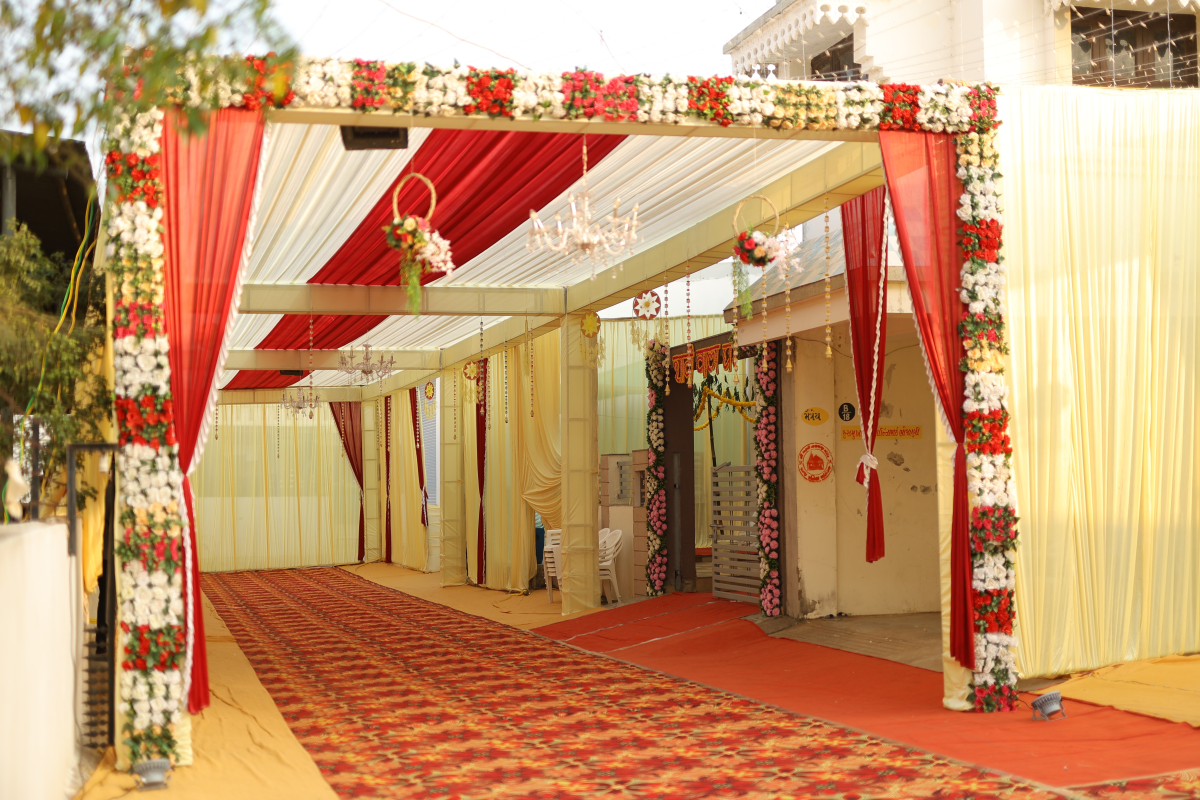
#> input picture assets/images/06 Wedding/DSC00652.JPG, 6000 x 4000 px (shown at 1/5 size); its folder holds only this picture in this run
$ python build_couple_gallery_assets.py
#> lines starting #> are read from the running program, lines starting #| are printed output that depends on the picture
import os
import json
from PIL import Image, ImageOps

BASE_DIR = os.path.dirname(os.path.dirname(os.path.abspath(__file__)))
SRC_DIR = os.path.join(BASE_DIR, "assets", "images", "06 Wedding")
OUT_DIR = os.path.join(BASE_DIR, "assets", "images", "couples", "hitanshi-vaidik")

os.makedirs(OUT_DIR, exist_ok=True)

# List all valid image files sorted
files = [
    f for f in sorted(os.listdir(SRC_DIR))
    if os.path.isfile(os.path.join(SRC_DIR, f)) and f.lower().endswith(('.jpg', '.jpeg', '.png'))
]

print(f"Total available photos: {len(files)}")

# Select cover image (DSC00658.JPG is a grand landscape ceremony frame, or DSC00650.JPG)
cover_source = os.path.join(SRC_DIR, "DSC00658.JPG")
if not os.path.exists(cover_source):
    cover_source = os.path.join(SRC_DIR, files[0])

# Process Cover
print("Processing Cover Image...")
with Image.open(cover_source) as im:
#> im is the input picture: PIL image 6000x4000 RGB; mean R, G, B 194, 146.1, 104.8
    im = ImageOps.exif_transpose(im)
    if im.mode in ("RGBA", "P"):
        im = im.convert("RGB")

    # 1920w
    w_cov = min(1920, im.width)
#> w_cov = 1920
    h_cov = int(im.height * (w_cov / im.width))
#> h_cov = 1280
    im_cov_large = im.resize((w_cov, h_cov), Image.Resampling.LANCZOS)
    im_cov_large.save(os.path.join(OUT_DIR, "cover.webp"), "WEBP", quality=86, method=6)

    # 960w
    w_cov_sm = min(960, im.width)
#> w_cov_sm = 960
    h_cov_sm = int(im.height * (w_cov_sm / im.width))
#> h_cov_sm = 640
    im_cov_small = im.resize((w_cov_sm, h_cov_sm), Image.Resampling.LANCZOS)
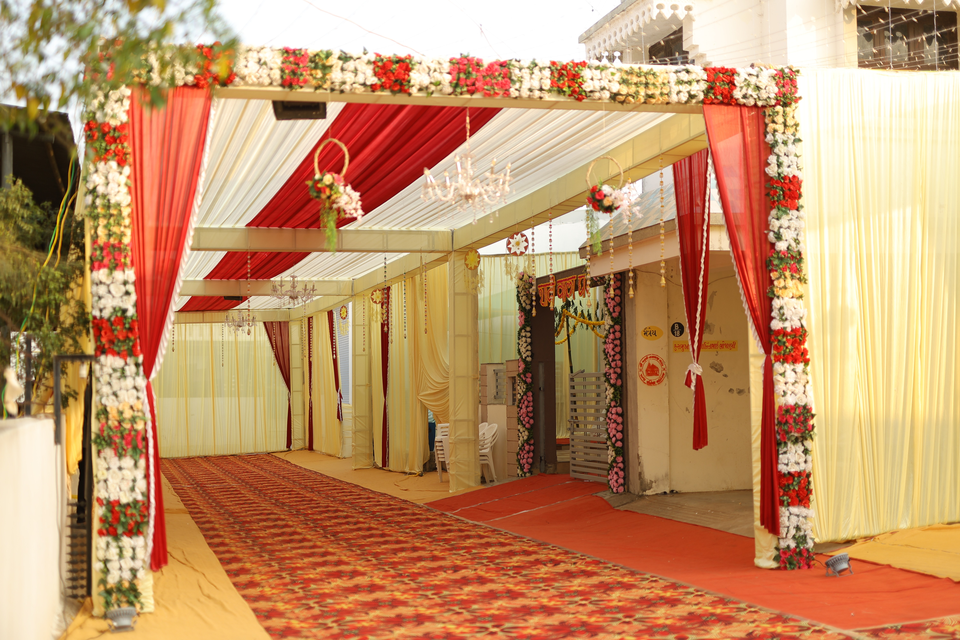
#> im_cov_small: PIL image 960x640 RGB; mean R, G, B 194, 146.1, 104.8
    im_cov_small.save(os.path.join(OUT_DIR, "cover-900.webp"), "WEBP", quality=84, method=6)
    print(f"[OK] Cover saved: {w_cov}x{h_cov} & {w_cov_sm}x{h_cov_sm}")
#| [OK] Cover saved: 1920x1280 & 960x640

# We select 64 photos to preserve full ceremony story in original sequence (Rule 46)
selected_gallery_files = files[:64]
manifest = []

print(f"Processing {len(selected_gallery_files)} gallery photos with natural aspect ratios...")

for idx, fname in enumerate(selected_gallery_files):
    num_str = f"{idx + 1:02d}"
    src_path = os.path.join(SRC_DIR, fname)

    with Image.open(src_path) as im:
        im = ImageOps.exif_transpose(im)
        if im.mode in ("RGBA", "P"):
            im = im.convert("RGB")

        orig_w, orig_h = im.size
#> orig_w = 6000; orig_h = 4000
        is_landscape = orig_w > orig_h
#> is_landscape = True

        # Display/Viewer variant (max dimension 1500)
        max_display = 1500
        if is_landscape:
            disp_w = min(max_display, orig_w)
#> disp_w = 1500
            disp_h = int(orig_h * (disp_w / orig_w))
#> disp_h = 1000
        else:
            disp_h = min(max_display, orig_h)
            disp_w = int(orig_w * (disp_h / orig_h))

        im_display = im.resize((disp_w, disp_h), Image.Resampling.LANCZOS)
        display_name = f"gallery-{num_str}.webp"
        im_display.save(os.path.join(OUT_DIR, display_name), "WEBP", quality=86, method=6)

        # Grid thumbnail variant (max dimension 720)
        max_thumb = 720
        if is_landscape:
            thumb_w = min(max_thumb, orig_w)
#> thumb_w = 720
            thumb_h = int(orig_h * (thumb_w / orig_w))
#> thumb_h = 480
        else:
            thumb_h = min(max_thumb, orig_h)
            thumb_w = int(orig_w * (thumb_h / orig_h))

        im_thumb = im.resize((thumb_w, thumb_h), Image.Resampling.LANCZOS)
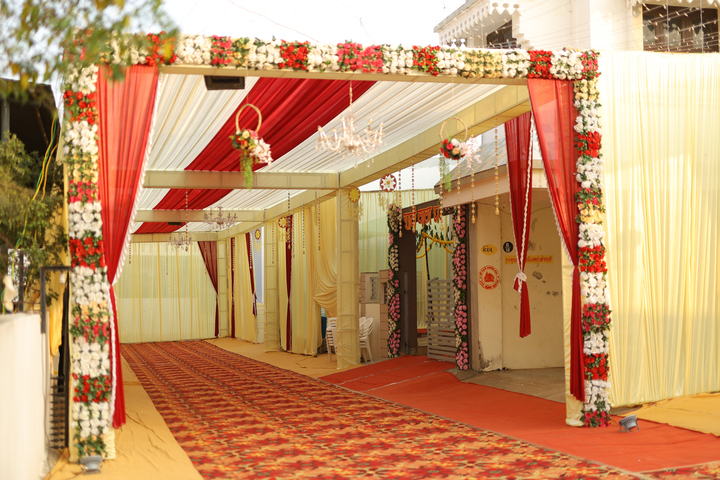
#> im_thumb: PIL image 720x480 RGB; mean R, G, B 194, 146.1, 104.8
        thumb_name = f"gallery-{num_str}-thumb.webp"
        im_thumb.save(os.path.join(OUT_DIR, thumb_name), "WEBP", quality=82, method=6)

        entry = {
            "index": idx + 1,
            "filename": display_name,
            "thumb": thumb_name,
            "origName": fname,
            "width": disp_w,
            "height": disp_h,
            "aspectRatio": f"{disp_w}/{disp_h}",
            "orientation": "landscape" if is_landscape else "portrait",
            "alt": f"Wedding ceremony photograph {num_str} of Hitanshi and Vaidik - Divine Photo Studio"
        }
        manifest.append(entry)

        if (idx + 1) % 10 == 0 or (idx + 1) == len(selected_gallery_files):
            print(f"  Processed {idx + 1}/{len(selected_gallery_files)}: {display_name} ({disp_w}x{disp_h})")
#|   Processed 1/1: gallery-01.webp (1500x1000)

manifest_path = os.path.join(OUT_DIR, "manifest.json")
with open(manifest_path, "w", encoding="utf-8") as fp:
    json.dump(manifest, fp, indent=2)

print(f"[OK] Manifest saved with {len(manifest)} items at {manifest_path}")
#| [OK] Manifest saved with 1 items at assets/images/couples/hitanshi-vaidik/manifest.json

$ run again, on assets/images/06 Wedding/DSC00666.JPG
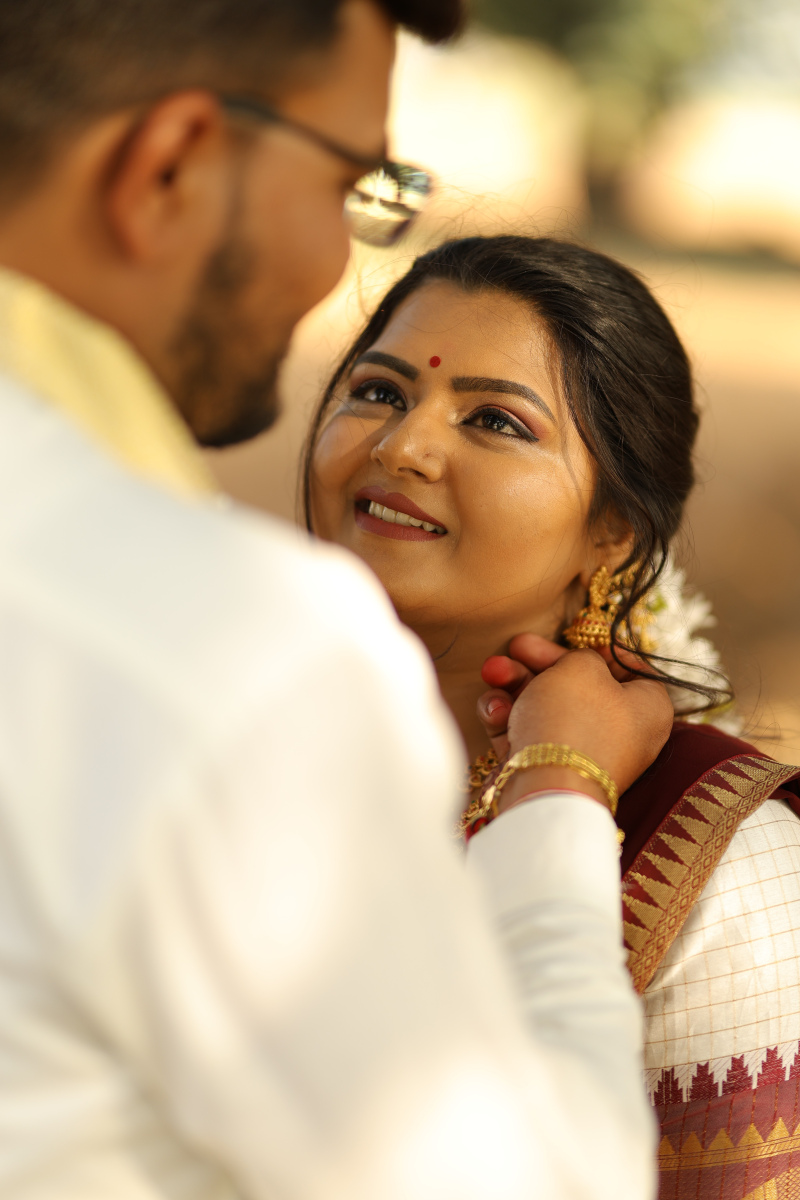
#> input picture assets/images/06 Wedding/DSC00666.JPG, 4000 x 6000 px (shown at 1/5 size)
#> im is the input picture: PIL image 4000x6000 RGB; mean R, G, B 190.9, 163.3, 129.6
#| [OK] Cover saved: 1920x2880 & 960x1440
#> `im_thumb = im.resize((thumb_w, thumb_h), Image.Resampling.LANCZOS)`:
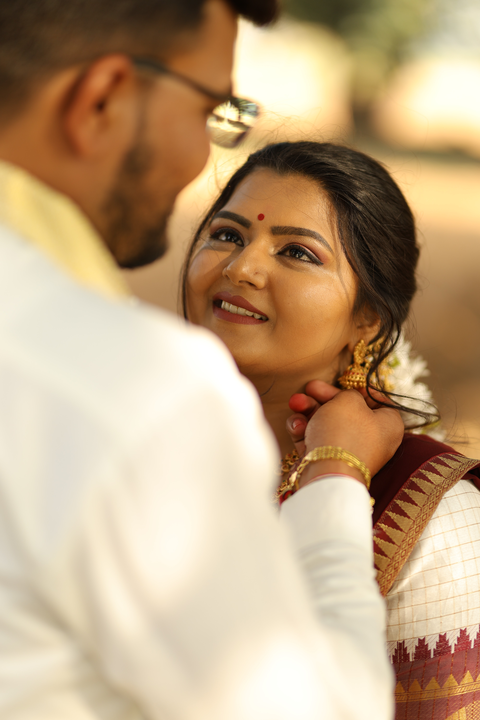
#> im_thumb: PIL image 480x720 RGB; mean R, G, B 190.9, 163.3, 129.6
#|   Processed 1/1: gallery-01.webp (1000x1500)
#| [OK] Manifest saved with 1 items at assets/images/couples/hitanshi-vaidik/manifest.json

$ run again, on assets/images/06 Wedding/DSC00668.JPG
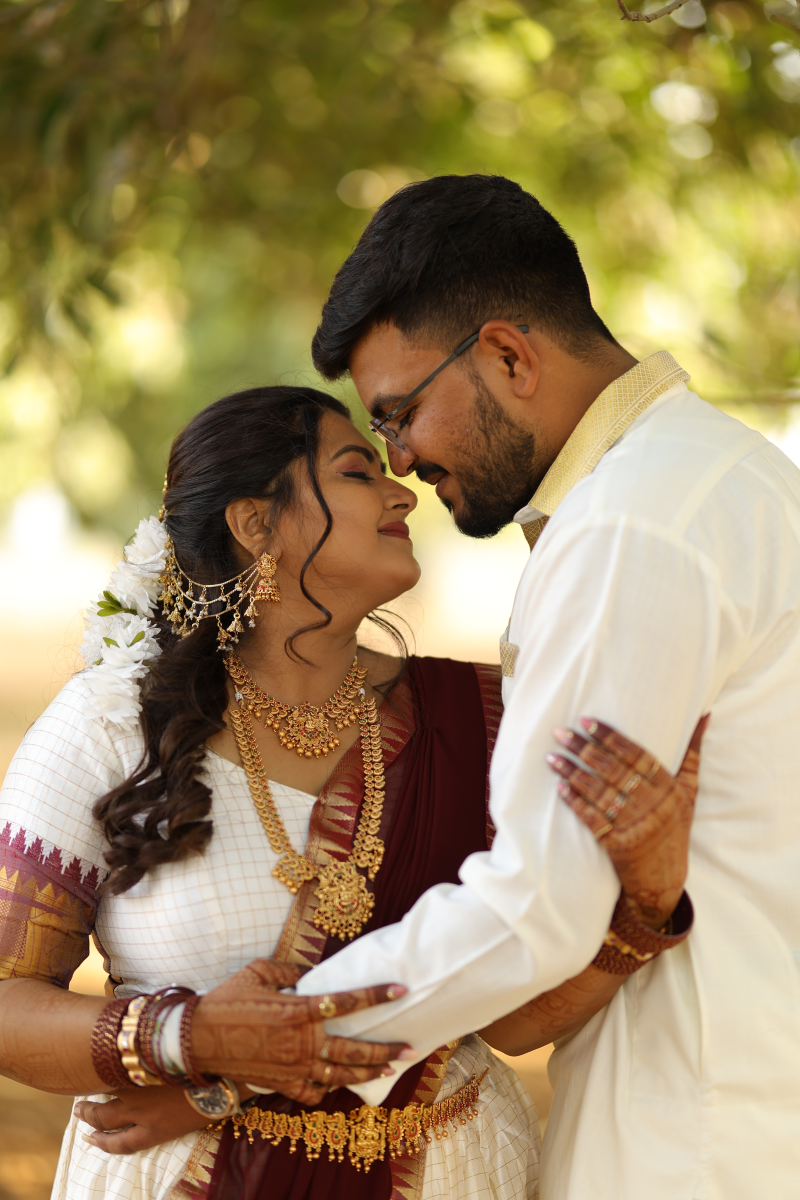
#> input picture assets/images/06 Wedding/DSC00668.JPG, 4000 x 6000 px (shown at 1/5 size)
#> im is the input picture: PIL image 4000x6000 RGB; mean R, G, B 158.4, 137.2, 97.7
#| [OK] Cover saved: 1920x2880 & 960x1440
#> `im_thumb = im.resize((thumb_w, thumb_h), Image.Resampling.LANCZOS)`:
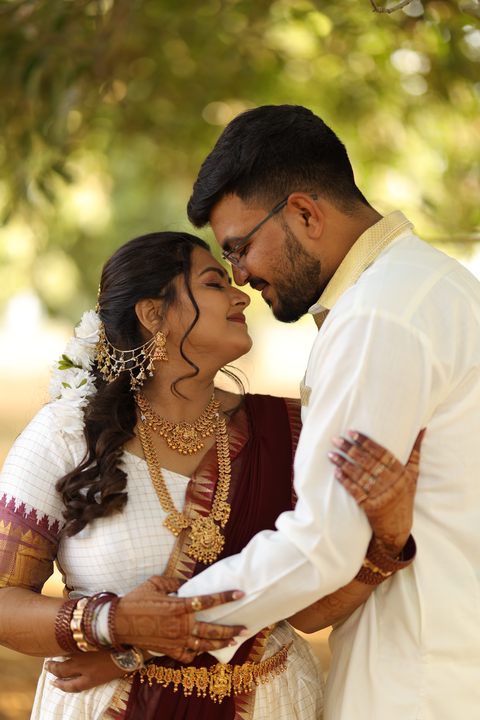
#> im_thumb: PIL image 480x720 RGB; mean R, G, B 158.4, 137.2, 97.7
#|   Processed 1/1: gallery-01.webp (1000x1500)
#| [OK] Manifest saved with 1 items at assets/images/couples/hitanshi-vaidik/manifest.json

$ run again, on assets/images/06 Wedding/DSC00671.JPG
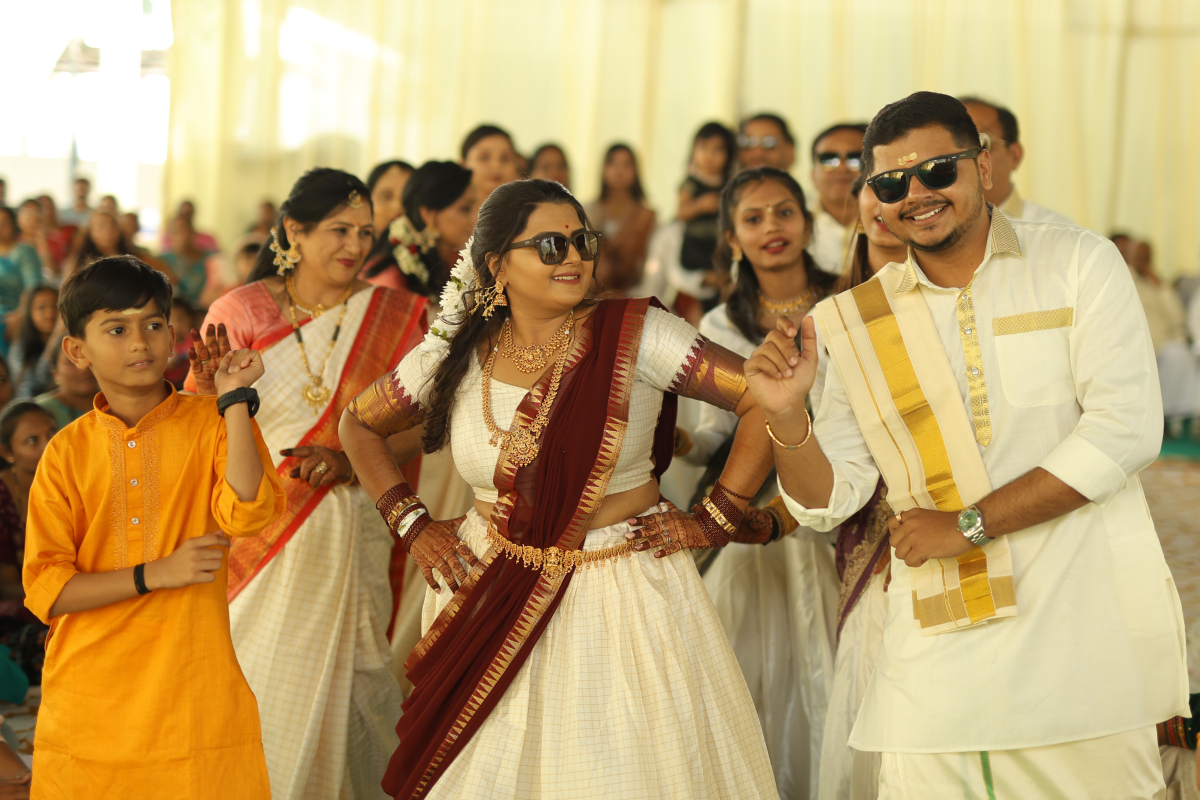
#> input picture assets/images/06 Wedding/DSC00671.JPG, 6000 x 4000 px (shown at 1/5 size)
#> im is the input picture: PIL image 6000x4000 RGB; mean R, G, B 185.7, 156.5, 107.2
#> `im_cov_small = im.resize((w_cov_sm, h_cov_sm), Image.Resampling.LANCZOS)`:
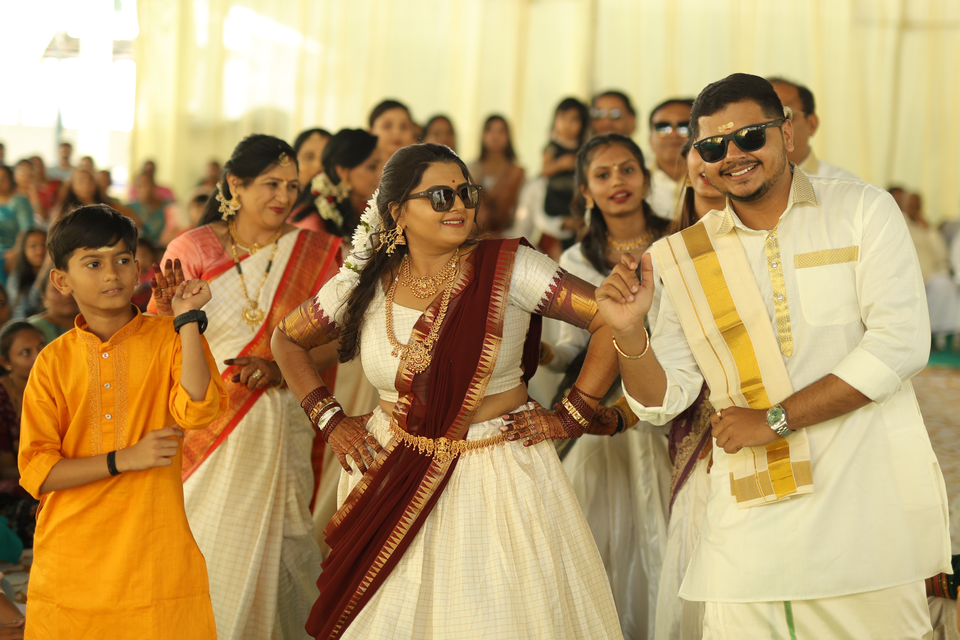
#> im_cov_small: PIL image 960x640 RGB; mean R, G, B 185.7, 156.5, 107.2
#| [OK] Cover saved: 1920x1280 & 960x640
#|   Processed 1/1: gallery-01.webp (1500x1000)
#| [OK] Manifest saved with 1 items at assets/images/couples/hitanshi-vaidik/manifest.json

$ run again, on assets/images/06 Wedding/DSC00653.JPG
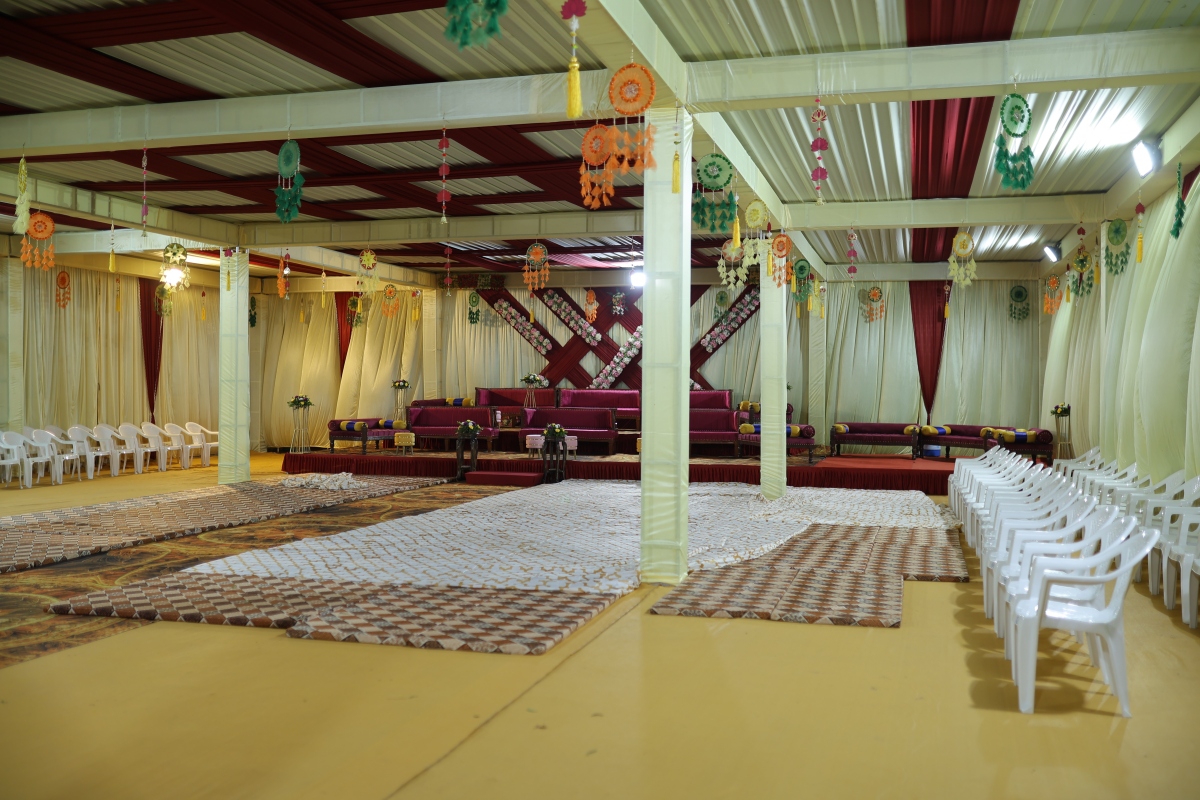
#> input picture assets/images/06 Wedding/DSC00653.JPG, 6000 x 4000 px (shown at 1/5 size)
#> im is the input picture: PIL image 6000x4000 RGB; mean R, G, B 135.3, 125.5, 91.9
#> `im_cov_small = im.resize((w_cov_sm, h_cov_sm), Image.Resampling.LANCZOS)`:
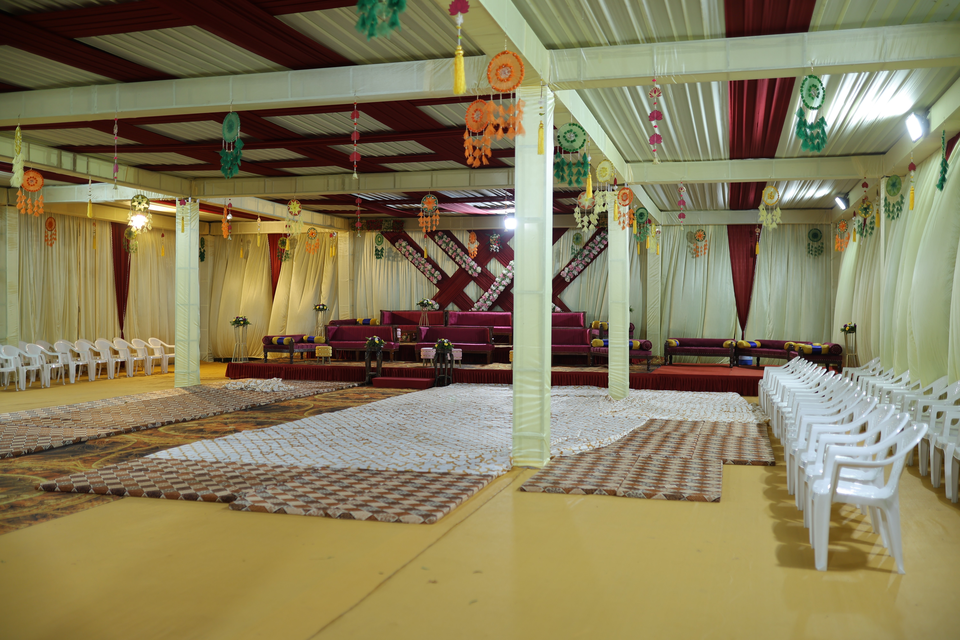
#> im_cov_small: PIL image 960x640 RGB; mean R, G, B 135.3, 125.5, 91.9
#| [OK] Cover saved: 1920x1280 & 960x640
#|   Processed 1/1: gallery-01.webp (1500x1000)
#| [OK] Manifest saved with 1 items at assets/images/couples/hitanshi-vaidik/manifest.json
